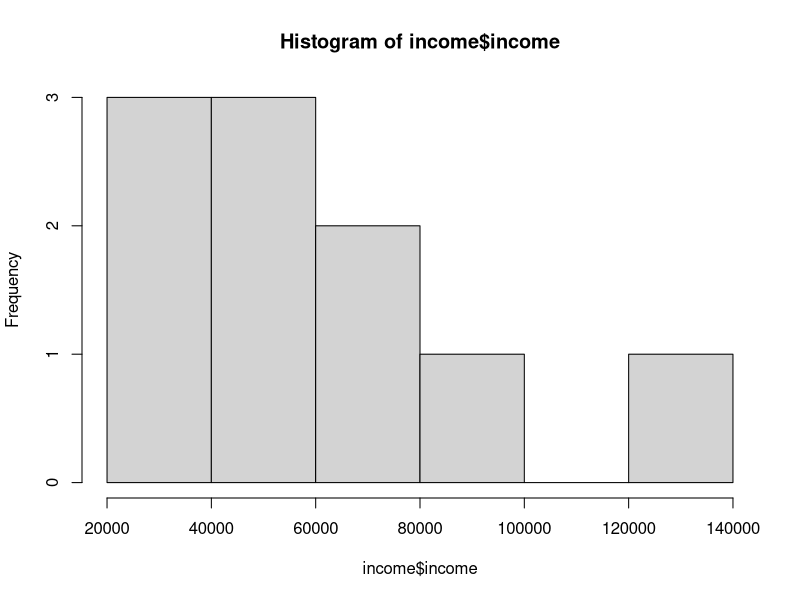
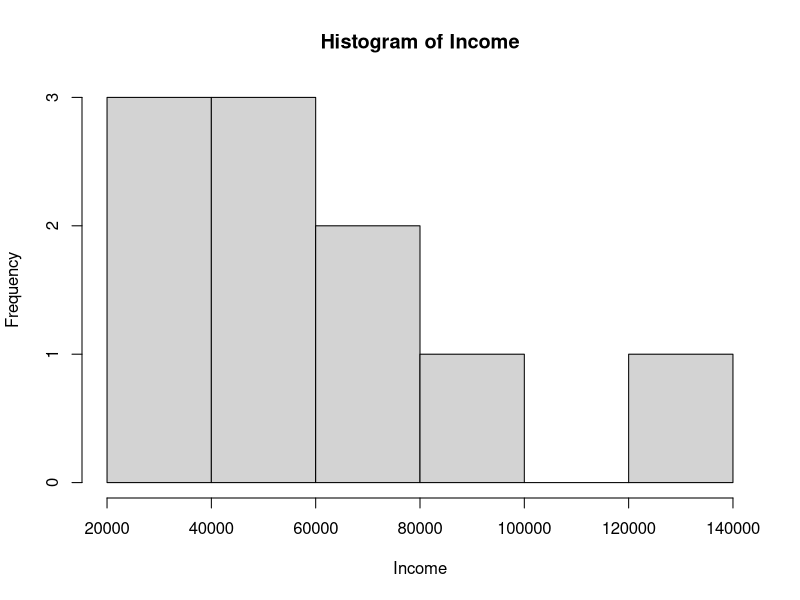
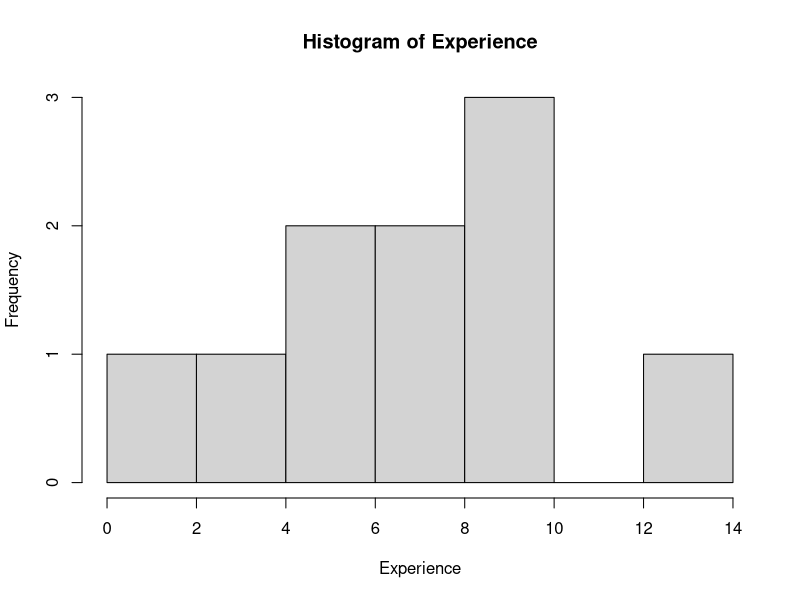
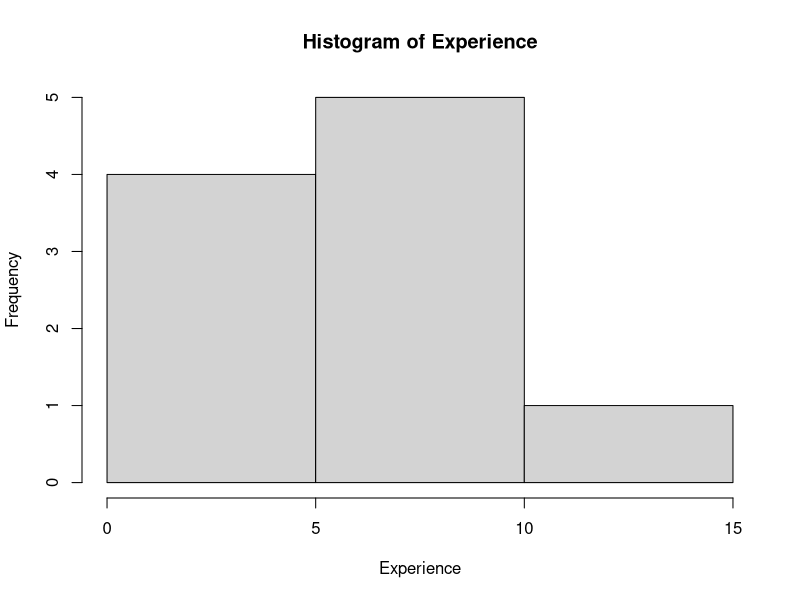

Source code (R) for these figures, in order:
## ---- chunk 1
#this code block is to the benefit of anyone working with the rmd file and running it straight in R, rather than participating in the work
knitr::opts_chunk$set(echo = TRUE)
# uncomment the install.packages if you haven't installed and loaded the 'readxl' package
#install.packages("readxl")
library(readxl)


startCodeDetailsBlock <- function(summaryText = "Check Your Code") {
  # Use cat to directly output the string without quotes and avoid unintended newlines
  cat(
      "{::options parse_block_html=&apos;true&apos; /}<details><summary markdown='span'>",summaryText,"</summary>"
    )
}


endCodeDetailsBlock <- function() {
  cat("</details>{::options parse_block_html=&apos;false&apos;/}")
}
## ---- chunk 2
startCodeDetailsBlock(summaryText = "Check your code")
## ---- chunk 3
endCodeDetailsBlock()
## ---- chunk 4
startCodeDetailsBlock(summaryText = "Check your code")
## ---- chunk 5
endCodeDetailsBlock()
## ---- chunk 6
startCodeDetailsBlock(summaryText = "Check your code")
## ---- chunk 7
income <- read.csv("docs/income.csv")
## ---- chunk 8
endCodeDetailsBlock()
## ---- chunk 9
# The function class() tells you the type of object. It is good for checking if you imported your files correctly
class(income)
## ---- chunk 10
income
## ---- chunk 11
str(income)
## ---- chunk 12
income$gender
## ---- chunk 13
income$gender[4]
## ---- chunk 14
startCodeDetailsBlock(summaryText = "Check your code")
## ---- chunk 15
# output the average income
mean(income$income)
## ---- chunk 16
endCodeDetailsBlock()
## ---- chunk 17
startCodeDetailsBlock(summaryText = "Check your code")
## ---- chunk 18
median(income$income)
## ---- chunk 19
endCodeDetailsBlock()
## ---- chunk 20
startCodeDetailsBlock(summaryText = "Check your code")
## ---- chunk 21
sd(income$income)
## ---- chunk 22
endCodeDetailsBlock()
## ---- chunk 23
startCodeDetailsBlock(summaryText = "Check your code")
## ---- chunk 24
summary(income)
## ---- chunk 25
endCodeDetailsBlock()
## ---- chunk 26
# Remember that income$income grabs the variable "income" in the data frame "income"
hist(income$income)
## ---- chunk 27
# The first parameter is the name of the data (vector) object
# 'main' is the graph title 
# 'xlab' is the label of the x-axis
# label parameters can be in any order, but following the data object
# y-label on a histogram defaults to "frequency". You can add 'ylab=""' if you'd like.
hist(income$income, xlab="Income", main = "Histogram of Income")
## ---- chunk 28
startCodeDetailsBlock(summaryText = "Check your code")
## ---- chunk 29
hist(income$experience, main = "Histogram of Experience", xlab = "Experience")
## ---- chunk 30
endCodeDetailsBlock()
## ---- chunk 31
startCodeDetailsBlock(summaryText = "Check your code")
## ---- chunk 32
# breaks is equal to the number of intervals
# You can add the custom labels if you would like `main='Histogram of Experience',xlab='Experience', `
hist(income$experience, main = "Histogram of Experience", xlab = "Experience", breaks = 3)
## ---- chunk 33
endCodeDetailsBlock()
